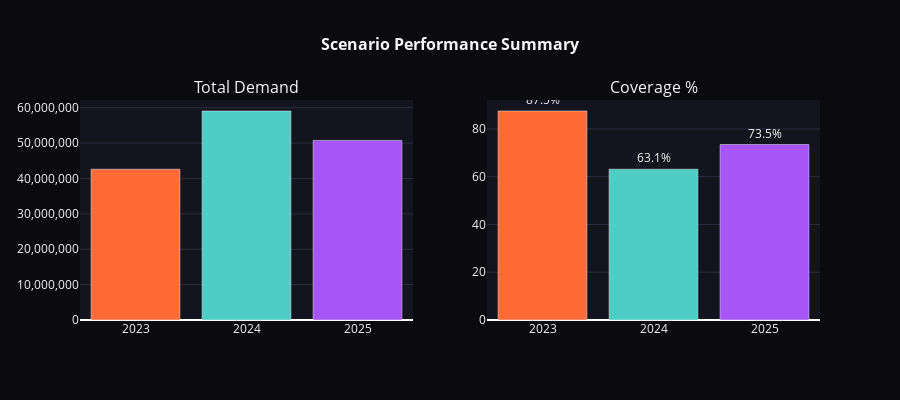

The notebook cell this image was saved under:
### Markdown cell above
---
## 4. Scenario Summary (Bar Chart)

### Code cell
fig = make_subplots(rows=1, cols=2, subplot_titles=('Total Demand',  'Coverage %'))

colors = [COLORS['scenario_2023'], COLORS['scenario_2024'], COLORS['scenario_2025']]

fig.add_trace(go.Bar(
    x=scenario_summary['scenario'], y=scenario_summary['total_demand'],
    marker_color=colors, showlegend=False
), row=1, col=1)

coverage = 100 * scenario_summary['total_received'] / scenario_summary['total_demand']
fig.add_trace(go.Bar(
    x=scenario_summary['scenario'], y=coverage,
    marker_color=colors, showlegend=False,
    text=[f"{v:.1f}%" for v in coverage], textposition='outside'
), row=1, col=2)

fig.update_layout(
    title=dict(text="<b>Scenario Performance Summary</b>", x=0.5, font=dict(size=16, color=COLORS['text'])),
    plot_bgcolor=COLORS['surface'],
    paper_bgcolor=COLORS['background'],
    font=dict(color=COLORS['text']),
    height=400
)
fig.update_yaxes(gridcolor=COLORS['grid'], tickformat=',')

fig.show()

### Figure 1 — Plotly figure (JSON) as saved in the notebook; plotly's stock layout.template omitted (floating-point values rounded to 4 significant figures)
{"data": [{"marker": {"color": ["#ff6b35", "#4ecdc4", "#a855f7"]}, "showlegend": false, "type": "bar", "x": [2023, 2024, 2025], "xaxis": "x", "y": [42610000.0, 59070000.0, 50760000.0], "yaxis": "y"}, {"marker": {"color": ["#ff6b35", "#4ecdc4", "#a855f7"]}, "showlegend": false, "text": ["87.5%", "63.1%", "73.5%"], "textposition": "outside", "type": "bar", "x": [2023, 2024, 2025], "xaxis": "x2", "y": [87.51, 63.14, 73.47], "yaxis": "y2"}], "layout": {"annotations": [{"font": {"size": 16}, "showarrow": false, "text": "Total Demand", "x": 0.225, "xanchor": "center", "xref": "paper", "y": 1, "yanchor": "bottom", "yref": "paper"}, {"font": {"size": 16}, "showarrow": false, "text": "Coverage %", "x": 0.775, "xanchor": "center", "xref": "paper", "y": 1, "yanchor": "bottom", "yref": "paper"}], "font": {"color": "#f7f7f7"}, "height": 400, "paper_bgcolor": "#0a0a0f", "plot_bgcolor": "#14141f", "title": {"font": {"color": "#f7f7f7", "size": 16}, "text": "<b>Scenario Performance Summary</b>", "x": 0.5}, "xaxis": {"anchor": "y", "domain": [0, 0.45]}, "xaxis2": {"anchor": "y2", "domain": [0.55, 1]}, "yaxis": {"anchor": "x", "domain": [0, 1], "gridcolor": "#2a2a3e", "tickformat": ","}, "yaxis2": {"anchor": "x2", "domain": [0, 1], "gridcolor": "#2a2a3e", "tickformat": ","}}}
